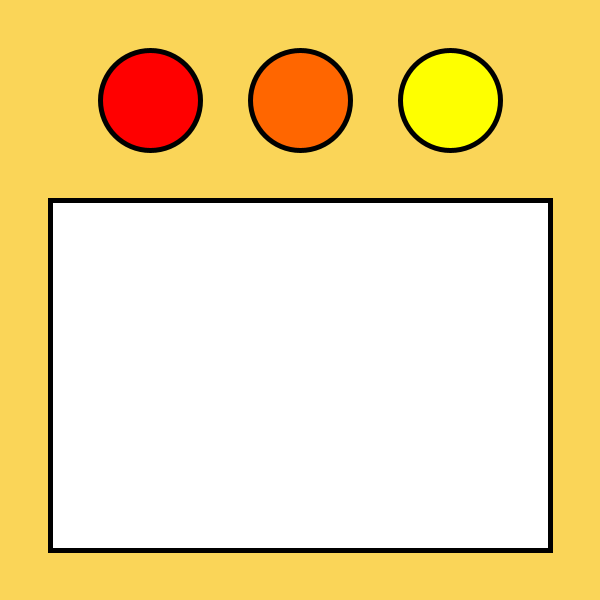
Frame 1 (no input)
Frame 60 (the mouse pressed at the canvas centre just before this capture): identical to frame 1, image omitted
Frame 120 (the mouse held since frame 60 and released just before this capture): identical to frame 1, image omitted

The Processing sketch that drew this single still picture (run headless with seeded random() and noise(); from frame 60 on, the mouse is pressed at the canvas centre):

// Processing sketch: checkpoint_1_project_3
// ── checkpoint_1_project_3.pde
color red = #FF0000;
color orange = #FF6600;
color yellowyorange = #FAD558;
color yellow = #FEFF00;
color selector = #FFFFFF;

void setup() {
  size(600, 600);
  strokeWeight(5);
}

void draw(){
  background(yellowyorange);
  fill(selector);
  rect(50, 200, 500, 350);
  
  fill(red);
  circle(150, 100, 100);
  fill(orange);
  circle(300, 100, 100);
  fill(yellow);
  circle(450, 100, 100);
}
void mouseReleased(){
  if(dist(150, 100, mouseX, mouseY) < 50)  {
    selector = red;
  }
  if(dist(300, 100, mouseX, mouseY) < 50)  {
    selector = orange;
  }
  if(dist(450, 100, mouseX, mouseY) < 50)  {
    selector = yellow;
  }
}
